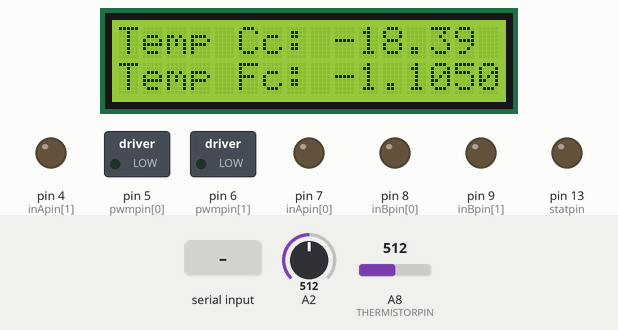
Simulated run of this sketch. Board: Arduino Mega 2560, built with avr-gcc and run on an emulated ATmega2560. Parts: 16×2 character LCD, switched loads named in the sketch (green lamp = pin HIGH), output pins drawn as LEDs (lit = HIGH). The inputs (shaded band) are chosen by the test bench; at power-on: A8 (THERMISTORPIN) = 512, A2 = 512. What the sketch prints to the serial monitor is not drawn.

Above: at 1.2 s.
1.3 s: "t90\n" received over Serial
At 12.9 s:
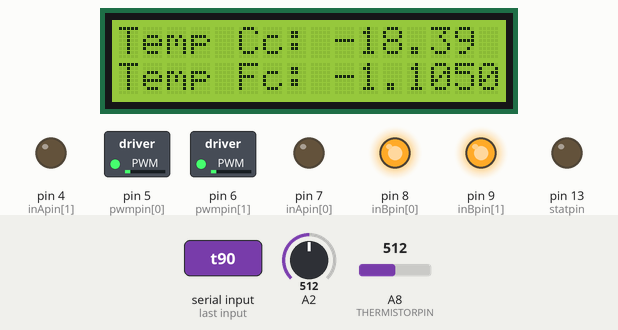
13.4 s: A8 (THERMISTORPIN) set to 716
At 19.4 s:
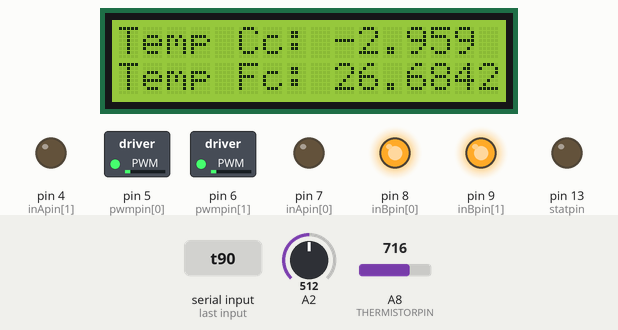
19.7 s: A8 (THERMISTORPIN) set to 900
At 25.5 s:
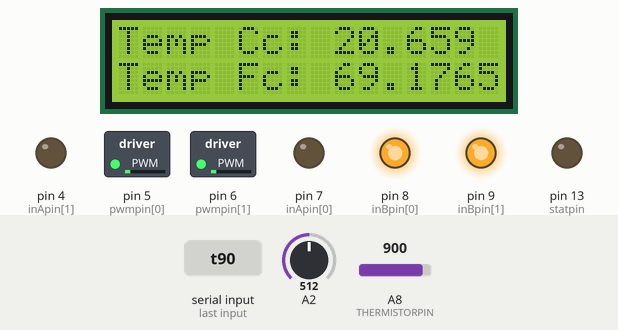
25.8 s: A8 (THERMISTORPIN) set to 1023
At 30.6 s:
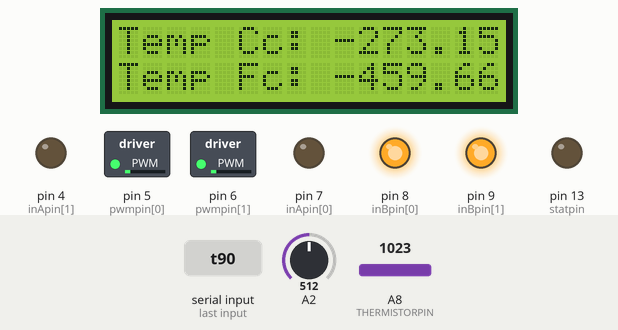
31.8 s: "t,45\n" received over Serial
At 42.0 s:
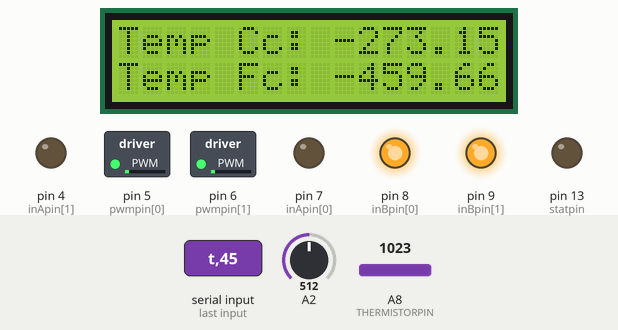
Timing chart, 0 to 43.5 s (numbered marks = the images above; inputs shaded):
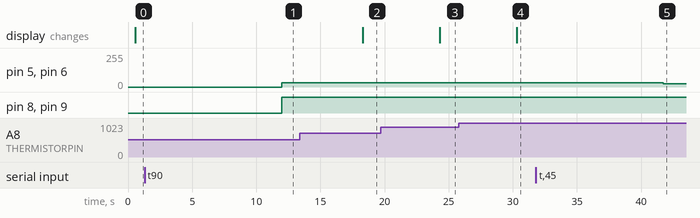

The sketch:

LCD_TempMeterVx_12_1_16_PPV1.ino
```cpp
/*
Program created for Senior Design DEC1617
Author Esdras Murillo this is the correct for a thermistor with 2252 resistance at room temp
 Use the motorGo(uint8_t motor, uint8_t direct, uint8_t pwm)
 function to get motors going in either CW, CCW, BRAKEVCC, or
 BRAKEGND. Use motorOff(int motor) to turn a specific motor off.

 The motor variable in each function should be either a 0 or a 1.
 pwm in the motorGo function should be a value between 0 and 255.
*/

int setDigital=255;
char set;
float setTemp;
// which analog pin to connect
//THERMISTORS TEMPERATURE DEFINITIONS
#define THERMISTORPIN A8
// resistance at 25 degrees C
#define THERMISTORNOMINAL 2252
// temp. for nominal resistance (almost always 25 C)
#define TEMPERATURENOMINAL 25
// how many samples to take and average, more takes longer
// but is more 'smooth'
#define NUMSAMPLES 10
// The beta coefficient of the thermistor (usually 3000-4000)
#define BCOEFFICIENT 3950
// the value of the 'other' resistor
#define SERIESRESISTOR 20000

//MOTOR SHIELD CONTROL

#define CW   1
#define CCW  2
#define BRAKEGND 3
#define CS_THRESHOLD 100

int inApin[2] = {7, 4};  // INA: Clockwise input
int inBpin[2] = {8, 9}; // INB: Counter-clockwise input
int pwmpin[2] = {5, 6}; // PWM input
int cspin[2] = {2, 3}; // CS: Current sense ANALOG input
int enpin[2] = {0, 1}; // EN: Status of switches output (Analog pin)

int statpin = 13;

float VoutAnalog;
float THERMISTORRESISTANT;
float ThermistorResistance_ohm;
float ThermistorTemp_degC;

#include <LiquidCrystal.h>

// initialize the library with the numbers of the interface pins
LiquidCrystal lcd(27, 26, 25,24 ,23, 22);

void setup() {
  // set up the LCD's number of columns and rows:
   lcd.begin(16, 2);
   Serial.begin(9600);
   Serial1.begin(9600);

               //THIS PART IS FOR MOTOR CONTROL
///////////////////////////////////////////////////////////////////////////////////////////////////////////////////////////

  pinMode(statpin, OUTPUT);
  // Initialize digital pins as outputs
  for (int i=0; i<2; i++)
  {
    pinMode(inApin[i], OUTPUT);
    pinMode(inBpin[i], OUTPUT);
    pinMode(pwmpin[i], OUTPUT);
  }
  // Initialize braked
  for (int i=0; i<2; i++)
  {
    digitalWrite(inApin[i], LOW);
    digitalWrite(inBpin[i], LOW);
    analogWrite(pwmpin[i], 0);
  }
}
//HERE ENDS THE MOTOR CONTROL

void loop() {
                                        //THIS PART IS FOR MOTOR CONTROL
///////////////////////////////////////////////////////////////////////////////////////////////////////////////////////////

  //this par works to print the values that are beein printed in the serial print to be exported to excell

  if(Serial.available()){
    set=Serial.read();

    if((setDigital == 't') || (setDigital == 'T')){
    //if((set == 't') || (set == 'T')) {
      setTemp = Serial.parseInt();
      setDigital=map(setTemp,3.5,25,255,0);
      motorGo(0, CCW, setDigital); //Motor 1 start at full voltage 12V and it will look every Delay time
      motorGo(1, CCW, setDigital); //Motor 2 start at full voltage 12V and it will look every Delay time
      Serial1.println(setDigital); //send the pwm info to the slave Arduino
    }
    else  //otherwise, store digital value
    { setDigital = set;
    }
    delay(400);
  }
  //its starting at the max voltage value
  else
    delay(500);

if ((analogRead(cspin[0]) < CS_THRESHOLD) && (analogRead(cspin[1]) < CS_THRESHOLD))
    digitalWrite(statpin, HIGH);

thermistorFunction( );
delay(5000);
}

                                            //METHOD TO CONTROL THE MOTOR
   ///////////////////////////////////////////////////////////////////////////////////////////////////////////////////////////
  ///////////////////////////////////////////////////////////////////////////////////////////////////////////////////////////
 ///////////////////////////////////////////////////////////////////////////////////////////////////////////////////////////
///////////////////////////////////////////////////////////////////////////////////////////////////////////////////////////


void motorOff(int motor)
{
  // Initialize braked
  for (int i=0; i<2; i++)
  {
    digitalWrite(inApin[i], LOW);
    digitalWrite(inBpin[i], LOW);
  }
  analogWrite(pwmpin[motor], 0);
}

/* motorGo() will set a motor going in a specific direction
 the motor will continue going in that direction, at that speed
 until told to do otherwise.

 motor: this should be either 0 or 1, will selet which of the two
 motors to be controlled

 direct: Should be between 0 and 3, with the following result
 0: Brake to VCC
 1: Clockwise
 2: CounterClockwise
 3: Brake to GND

 pwm: should be a value between ? and 1023, higher the number, the faster
 it'll go
 */
void motorGo(uint8_t motor, uint8_t direct, uint8_t pwm)
{
  if (motor <= 1)
  {
    if (direct <=4)
    {
      // Set inA[motor]
      if (direct <=1)
        digitalWrite(inApin[motor], HIGH);
      else
        digitalWrite(inApin[motor], LOW);

//Set inB[motor] WE ARE ONLY USING MOTOR A

      if ((direct==0)||(direct==2))
        digitalWrite(inBpin[motor], HIGH);
      else
        digitalWrite(inBpin[motor], LOW);

      analogWrite(pwmpin[motor], pwm);
    }
  }
}
void thermistorFunction( ) //Thermistor Fucntion  to calculate the temperature
 {
  VoutAnalog=analogRead(THERMISTORPIN);
  THERMISTORRESISTANT=SERIESRESISTOR*(1023.0/(float)VoutAnalog-1.0);

//  Serial.print(THERMISTORRESISTANT) ;
  float logRt=log(THERMISTORRESISTANT);
  ThermistorTemp_degC = (1 / ( 0.001468 + 0.0002383*logRt + 0.0000001007 * logRt*logRt*logRt)) - 273.15; //becarefull with too many errosr with parentesis
  float ThermistorTemp_degF= ThermistorTemp_degC*1.8+32;


 lcd.setCursor(0,0);
    // Print a message to the LCD.
  lcd.print("Temp Cc: ");
  lcd.print(ThermistorTemp_degC);
  Serial.print(ThermistorTemp_degC);
  Serial.print(",");
    lcd.setCursor(0,1);
    // Print a message to the LCD.

  lcd.print("Temp Fc: ");
  lcd.print(ThermistorTemp_degF,DEC);

  Serial.print(ThermistorTemp_degF,DEC);
  Serial.println(",");

  delay(500);
  }
```

Measured:
- after the input at 1.3 s, pin 5 (pwmpin[0]), pin 6 (pwmpin[1]): 0/255 → 33/255 after 10.7 s; pin 8 (inBpin[0]), pin 9 (inBpin[1]): LOW → HIGH after 10.7 s
- after the input at 13.4 s, the display: changes after 4.9 s (image 2)
- after the input at 19.7 s, the display: changes after 4.6 s (image 3)
- after the input at 25.8 s, the display: changes after 4.5 s (image 4)
- after the input at 31.8 s, pin 5 (pwmpin[0]), pin 6 (pwmpin[1]): 33/255 → 25/255 after 9.9 s
